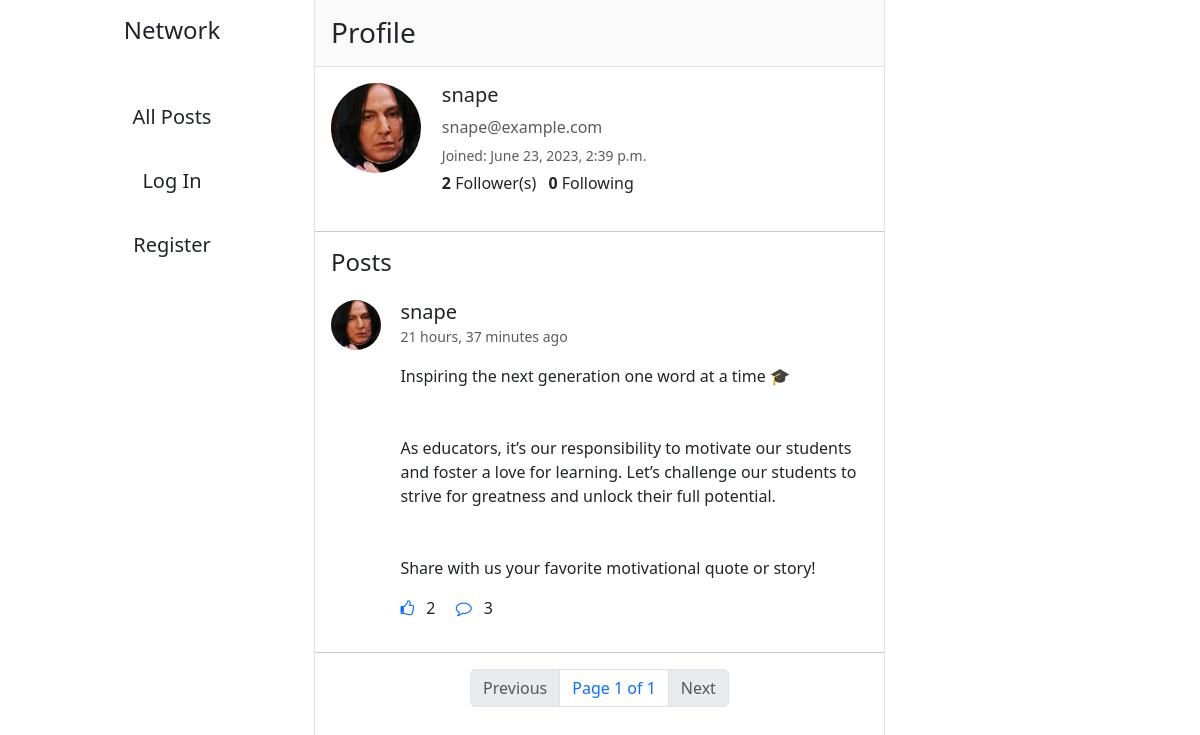
Screenshot of /profile/4 with the database file from the repository.
### network/models.py (models this page shows, shortened)
class User(AbstractUser):
    profile_pic = models.ImageField(upload_to="images/", default="images/default-profile-pic.jpg")
    def get_posts(self):
        posts = self.posts.order_by("-posted_on").all()
        return posts
    def get_followers_count(self):
        return self.followers.count()
    def get_followings_count(self):
        return self.followings.count()

class Post(models.Model):
    content = models.CharField(max_length=1200, null=False, blank=False)
    posted_on = models.DateTimeField(auto_now_add=True)
    posted_by = models.ForeignKey(User, on_delete=models.CASCADE, related_name="posts")
    likes = models.ManyToManyField(User, blank=True, related_name="liked_posts")
    def count_likes(self):
        return self.likes.count()
    def get_comments(self):
        return self.comments.all()
    def count_comments(self):
        return self.comments.count()
    def check_like(self, user):
        try:
            self.likes.get(pk=user.id)
            return True
        except:
            return False

### network/views.py (the view)
# urls.py: path("profile/<int:user_id>", views.profile, name="profile"),
def profile(request, user_id):
    try:
        user = User.objects.get(pk=user_id)
    except User.DoesNotExist:
        return HttpResponseRedirect(reverse("index"))
    posts = user.get_posts()
    posts = posts.order_by("-posted_on")
    paginator = Paginator(posts, 10)
    page_num = request.GET.get("page")
    posts = paginator.get_page(page_num if page_num else 1)
    likes = []
    for post in posts:
        likes.append(post.check_like(user=request.user))
    zipped_list = zip(posts, likes)
    is_following = False
    try:
        if (request.user.is_authenticated):
            Follower.objects.get(followee=user, follower=request.user)
            is_following = True
    except Follower.DoesNotExist:
        is_following = False
    return render(request, "network/profile.html", {
        "user": user,
        "posts": posts,
        "zipped_list": zipped_list,
        "is_following": is_following
    })

### network/templates/network/profile.html (shortened to what this page needs)
{% extends "network/layout.html" %}
{% block body %}
    <h3 class="p-3 bg-body-tertiary bg-opacity-75 m-0 border-bottom sticky-top">
        {% if user == request.user %}
            Your Profile
        {% else %}
            Profile
        {% endif %}
    </h3>
    <div class="row">
        <div class="col-2 m-3">
            <img class="profile-pic profile-pic-lg" src="{{ user.profile_pic.url }}" alt="profile-pic">
        </div>
        <div class="col-8 py-3 px-lg-2 px-sm-3">
            <h5>{{ user.username }}</h5>
            <p class="text-muted my-1">{{ user.email }}</p>
            <small class="text-muted">Joined: {{ user.date_joined }}</small>
            <p class="my-1">
                <strong id="follower-count">{{ user.get_followers_count }}</strong> Follower(s)
                <strong class="ms-2">{{ user.get_followings_count }}</strong> Following
            </p>
        </div>
    </div>
    <hr>
    <h4 class="mx-3">
        {% if user == request.user %}
            Your Posts
        {% else %}
            Posts
        {% endif %}
    </h4>
    {% include "network/posts.html" %}
{% endblock %}

### network/templates/network/posts.html (shortened to what this page needs)
{% for post, like in zipped_list %}
        <div class="card w-100 border-0" id="post{{ post.id }}">
            <div class="row">
                <div class="col-1 m-3">
                    <img class="profile-pic profile-pic-md" src="{{ post.posted_by.profile_pic.url }}" alt="profile-pic">
                </div>
                <div class="col-9 card-body position-relative me-2">
                    <h5 class="card-title my-0">
                        <a href="{% url 'profile' post.posted_by.id %}"
                            class="link-dark link-underline-opacity-0 link-underline-opacity-100-hover">{{ post.posted_by }}</a>
                    </h5>
                    <small class="card-subtitle mb-2 text-body-secondary">{{ post.posted_on|timesince }} ago</small>
                    <p class="card-text my-3 post-content">{{ post.content }}</p>
                    <p class="card-text">
                        <a class="text-decoration-none like-btn" data-id="{{ post.id }}">
                            {% if like %}
                                <i class="fa fa-thumbs-up"></i>
                            {% else %}
                                <i class="fa fa-thumbs-o-up"></i>
                            {% endif %}
                        </a>
                        <span class="likes-count mx-2">{{ post.count_likes }}</span>
                        <a href="#commentCollapse{{ post.id }}" class="card-link text-decoration-none mx-2" data-bs-toggle="collapse"
                            role="button" aria-expanded="false" aria-controls="commentCollapse{{ post.id }}">
                            <i class="fa fa-comment-o"></i>
                        </a>
                        <span class="comments-count">{{ post.count_comments }}</span>
                    </p>
                </div>
            </div>
        </div>
        <hr class="my-0">
{% empty %}
    <h4 class="p-3">No posts yet.</h4>
{% endfor %}
{% include "network/pagination.html" %}

### network/static/network/styles.css (style rules this page uses)
.profile-pic { border-radius: 50%; object-fit: cover; }
.profile-pic-lg { width: 90px; height: 90px; }
.profile-pic-md { width: 50px; height: 50px; }
.post-content { white-space: pre-line; }

### rows the page displays
User: profile_pic (picture), username "snape", email "snape@example.com", date_joined "June 23, 2023, 2:39 p.m.", get_followers_count "2", get_followings_count "0"
Post: posted_by.profile_pic (picture), posted_by "snape", posted_on "21 hours, 37 minutes", content "Inspiring the next generation one word at a time 🎓 As educators, it’s our responsibility to motivate our students and foster a love for learning. Let’s challenge our students to strive for greatness and unlock their full potential. Share with us your favorite motivational quote or story!", count_likes "2", count_comments "3"

### other values shown
{{ posts.number }} "1"
{{ posts.paginator.num_pages }} "1"
